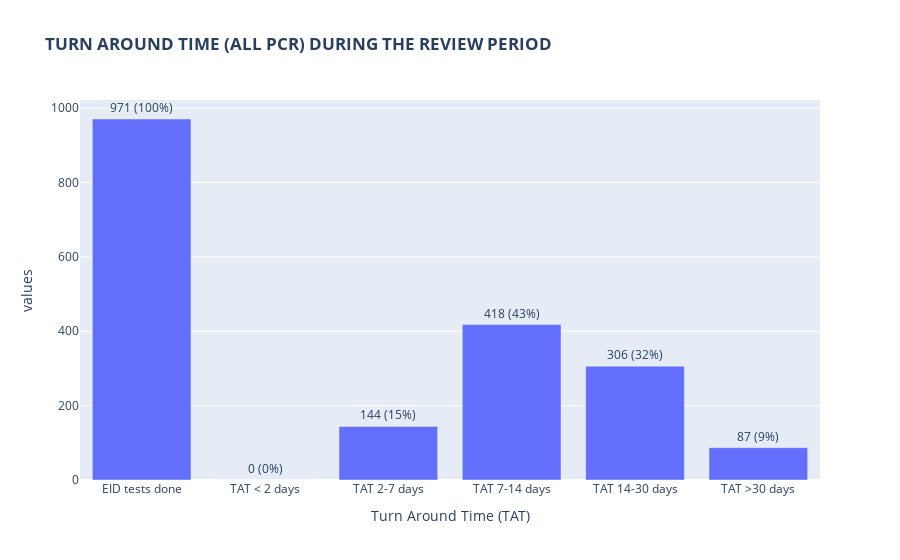

Write notebook code for a chart like this one.
### Code cell
fig=px.bar(tat_df,x='Turn Around Time (TAT)',y='values',title='<b>TURN AROUND TIME (ALL PCR) DURING THE REVIEW PERIOD</b>',
           text='percentage',)
#           color_continuous_scale=["green", "yellow", "red"])
fig.update_traces( textposition='outside')
# fig.update_layout(uniformtext_minsize=9, uniformtext_mode='hide')
# fig.update_xaxes(tickangle=45)
fig.show()

### Figure 1 — Plotly figure (JSON) as saved in the notebook; plotly's stock layout.template omitted (floating-point values rounded to 4 significant figures)
{"data": [{"alignmentgroup": "True", "hovertemplate": "Turn Around Time (TAT)=%{x}<br>values=%{y}<br>percentage=%{text}<extra></extra>", "legendgroup": "", "marker": {"color": "#636efa"}, "name": "", "offsetgroup": "", "orientation": "v", "showlegend": false, "text": ["971 (100%)", "0 (0%)", "144 (15%)", "418 (43%)", "306 (32%)", "87 (9%)"], "textposition": "outside", "type": "bar", "x": ["EID tests done", "TAT < 2 days", "TAT 2-7 days", "TAT 7-14 days", "TAT 14-30 days", "TAT >30 days"], "xaxis": "x", "y": [971, 0, 144, 418, 306, 87], "yaxis": "y"}], "layout": {"barmode": "relative", "legend": {"tracegroupgap": 0}, "title": {"text": "<b>TURN AROUND TIME (ALL PCR) DURING THE REVIEW PERIOD</b>"}, "xaxis": {"anchor": "y", "domain": [0, 1], "title": {"text": "Turn Around Time (TAT)"}}, "yaxis": {"anchor": "x", "domain": [0, 1], "title": {"text": "values"}}}}
